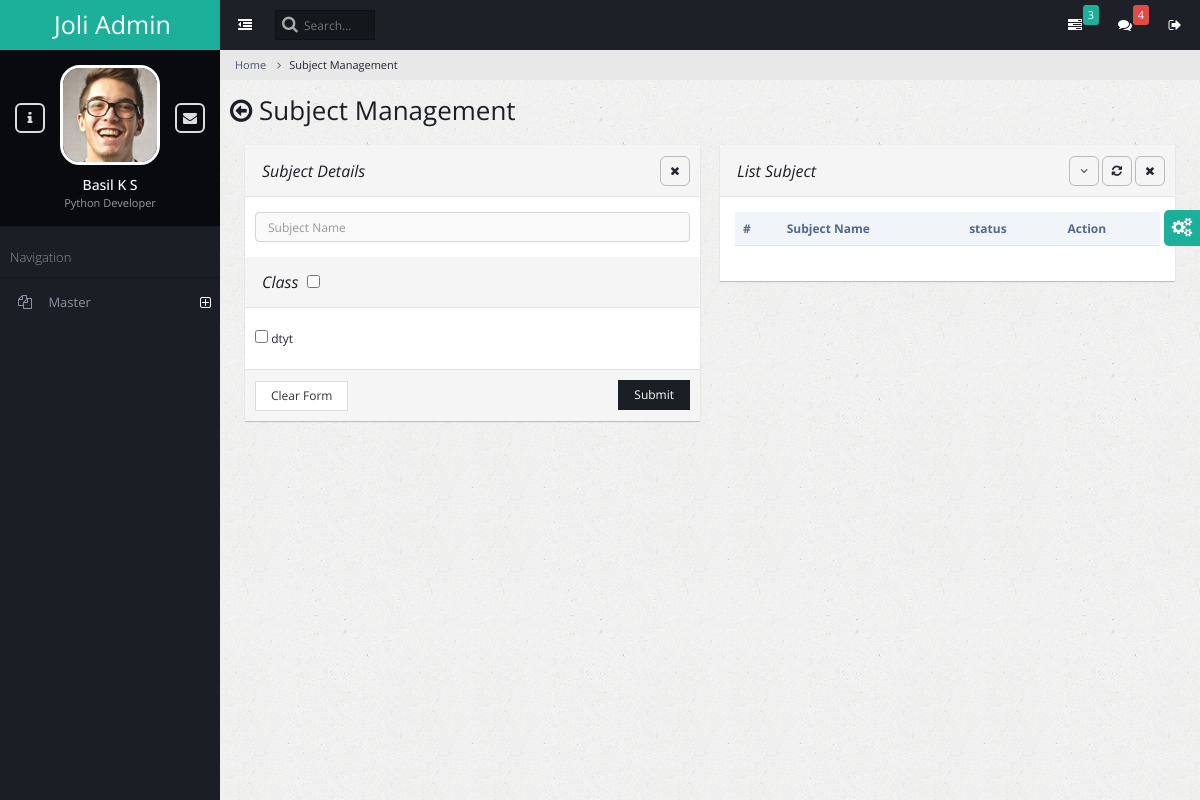
The app's page /subject_mng/, older data.
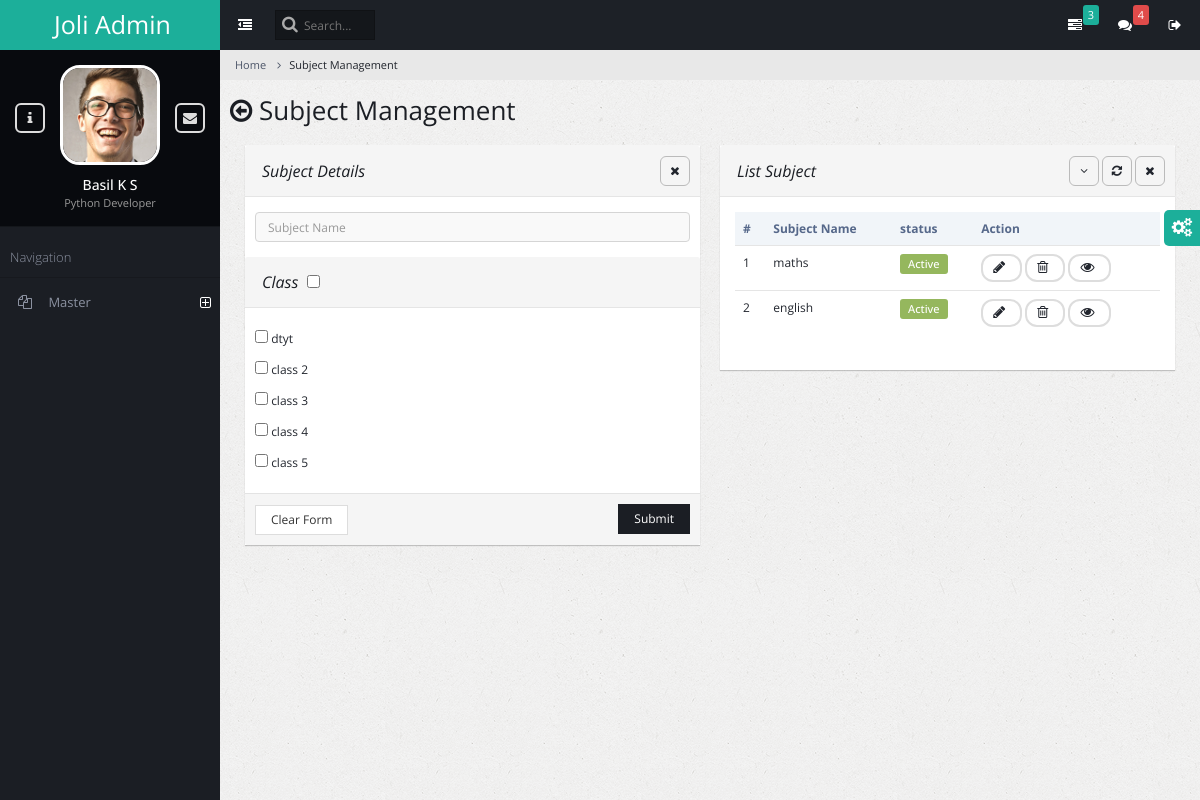
The same page, newer data.
### admin_master/models.py (models this page shows)
class masterclass(models.Model):
    classname=models.CharField(max_length=100)
    status=models.IntegerField(default=1)

class subject(models.Model):
    sub_name=models.CharField(max_length=200)
    status=models.IntegerField(default=1)
    classes=models.ManyToManyField('masterclass')

### admin_master/views.py (the view, shortened to what this page needs)
# urls.py: path('subject_mng/', views.subject_mng,name="subject_mng"),
def subject_mng(request):
    message = ""
    subj = subject.objects.all()
    ams_cls = masterclass.objects.filter(status=1)
    return render(request, 'subject_management.html',{'mess': message, 'sublist': subj,'ams_cls':ams_cls})

### admin_master/templates/subject_management.html (shortened to what the changed rows need)
{% load static %}
<!DOCTYPE html>
<html lang="en">
    <head>
        <link rel="stylesheet" type="text/css" id="theme" href="{% static 'css/theme-default.css' %}"/>
    </head>
    <body>
        <div class="page-container">
            <div class="page-content">
                <div class="page-title">
                    <h2><span class="fa fa-arrow-circle-o-left"></span> Subject Management</h2>
                </div>
                <div class="page-content-wrap">
                    <div class="col-md-12">
                    <div class="row">
                        <div class="col-md-6">
                            <form action="{% url 'subject_mng' %}" method="post" class="form-horizontal">
                                <div class="panel panel-default">
                                    <div class="panel-body">
                                        <div class="row">
                                            <div class="form-group">
                                                {% for i in ams_cls %}
                                                    {% if i.status == 1 %}
                                                <div class="col-xs-12">
                                                    <label class="check"><input type="checkbox" value="{{i.id}}"  name="chkitem" class="icheck" /> {{i.classname}}</label>
                                                </div>
                                                {% endif %}
                                               {% endfor %}
                                            </div>
                                        </div>
                                    </div>
                                </div>
                            </form>
                        </div>
                        <div class="col-md-6">
                            <div class="panel panel-default">
                                <div class="panel-body">
                                    <table class="table datatable">
                                        <thead>
                                            <tr>
                                                <th>#</th>
                                                <th>Subject Name</th>
                                                <th>status</th>
                                                <th>Action</th>
                                            </tr>
                                        </thead>
                                        <tbody>
                                            {% for i in sublist %}
                                                <tr>
                                                    <td>{{ forloop.counter }}</td>
                                                    <td>{{ i.sub_name }}</td>
                                                    {% if i.status == 1 %}
                                                        <td>
                                                            <span class="badge bg-success">Active</span>
                                                        </td>
                                                    {% endif %}
                                                        <td>
                                                            <button class="btn btn-default btn-rounded btn-sm" onClick="subject_edit({{i.id}})" ><span id="round{{i.id}}" class="fa fa-pencil"></span></button>
                                                            <button class="btn btn-default btn-rounded btn-sm" onClick="subject_delete('rid{{i.id}}',{{i.id}})"><span class="fa fa-trash-o"></span></button>
                                                            <button class="btn btn-default btn-rounded btn-sm" onClick="sub_view({{i.id}})" ><span id="round{{i.id}}" class="fa fa-eye"></span></button>
                                                        </td>
                                                </tr>
                                        {% endfor %}
                                        </tbody>
                                    </table>
                                </div>
                            </div>
                        </div>
                    </div>
                    </div>
                </div>
    </body>
</html>

Row changes from the older to the newer data that the page shows:
added masterclass: classname "class 2"
added masterclass: classname "class 3"
added masterclass: classname "class 4"
added masterclass: classname "class 5"
added subject: sub_name "maths", status "Active"
added subject: sub_name "english", status "Active"
